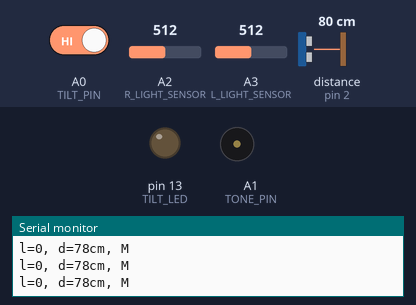
Bench run of a sketch on a simulated Arduino Uno, built with avr-gcc and run on an emulated ATmega328P. Shown: output pins drawn as LEDs (lit = HIGH), buzzer (waves = sounding), the last lines printed to the serial monitor. Wiring (inferred from the names in the program): ultrasonic range finder: trigger pin 3; echo pin 2. Inputs (shaded band) come from the test bench; at power-on: A0 (TILT_PIN) HIGH, A2 (R_LIGHT_SENSOR) = 512, A3 (L_LIGHT_SENSOR) = 512, distance to the obstacle (sensor on pin 2) 80 cm. The echo pulse lasts 58.3 µs per cm; pins used as bus, display or sensor lines are not drawn.

Above: at 2.2 s.
2.3 s: A0 (TILT_PIN) driven LOW
At 3.2 s:
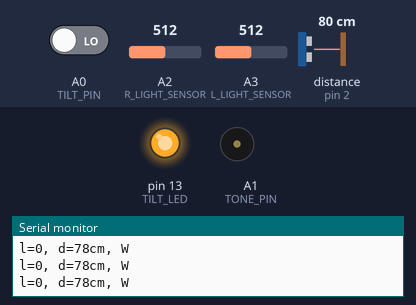
3.8 s: A2 (R_LIGHT_SENSOR) set to 537
8.3 s: A0 (TILT_PIN) driven HIGH
At 9.3 s:
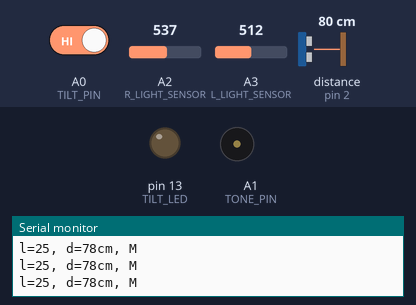
11.3 s: A3 (L_LIGHT_SENSOR) set to 546
14.3 s: A3 (L_LIGHT_SENSOR) set to 562
Timing chart, 0 to 17.3 s (numbered marks = the images above; inputs shaded):
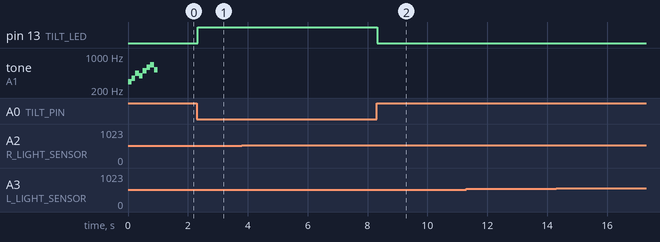

Measured:
- after the input at 2.3 s, pin 13 (TILT_LED): LOW → HIGH at once
- after the input at 8.3 s, pin 13 (TILT_LED): HIGH → LOW at once

The sketch:

BoardTest.ino
```cpp
/*
 * BoardTest.ino
 * Test all components on the board.
 *
 * Connections
 *
 * A0 -> left light sensor
 * A1 - right light sensor
 */
#include "Pitches.h"
#include "UltrasonicSR04.h"
#include "Bounce.h"

// Constants
const byte L_LIGHT_SENSOR = A3;
const byte R_LIGHT_SENSOR = A2;

const byte TONE_PIN = A1;
const int scale[] = {
  NOTE_D4, NOTE_F4, NOTE_A4, NOTE_G4, NOTE_B4, NOTE_D5, NOTE_E5, NOTE_C5
};

const byte US_TRIGGER_PIN = 3;
const byte US_ECHO_PIN = 2;

const byte TILT_PIN = A0;
const byte TILT_LED = 13;

// State variables
int ledState = LOW;
int lightPosition = 0;
UltrasonicSR04 usSensor(US_TRIGGER_PIN, US_ECHO_PIN);
int distance = 0;
Bounce tiltDebouncer = Bounce(TILT_PIN, 5);
int upright = HIGH;


void playScale()
{
  const int NUM_NOTES = sizeof(scale) / sizeof(scale[0]);
  for (int i = 0; i < NUM_NOTES; ++i) {
    tone(TONE_PIN, scale[i], 120);
    delay(125);
  }
}

void setup()
{
  // Light sensor pins.
  pinMode(L_LIGHT_SENSOR, INPUT);
  pinMode(R_LIGHT_SENSOR, INPUT);

  // Buzzer control pin.
  pinMode(TONE_PIN, OUTPUT);

  // Tilt switch and LED.
  pinMode(TILT_PIN, INPUT);
  digitalWrite(TILT_PIN, HIGH);
  pinMode(TILT_LED, OUTPUT);

  Serial.begin(9600);

  playScale();
}

void loop()
{
  // Light direction detection.
  lightPosition = analogRead(R_LIGHT_SENSOR) - analogRead(L_LIGHT_SENSOR);

  // Ultrasonic sensor
  distance = usSensor.distance();

  // Tilt switch.
  tiltDebouncer.update();
  upright = tiltDebouncer.read();
  // upright = digitalRead(TILT_LED);
  digitalWrite(TILT_LED, upright == HIGH ? LOW : HIGH);

  // Print status.
  Serial.print("l=");
  Serial.print(lightPosition);
  Serial.print(", d=");
  Serial.print(distance);
  Serial.print("cm, ");
  Serial.print(upright == HIGH ? "M" : "W");
  Serial.println("");

  // LED heartbeat
  // ledState = (ledState == HIGH ? LOW : HIGH);
  // digitalWrite(13, ledState);
}
```

Pitches.h
```cpp
/*
 * Pitches.h
 * Note frequencies.
 */

#define NOTE_C0  16
#define NOTE_CS0 17
#define NOTE_D0  18
#define NOTE_DS0 19
#define NOTE_E0  21
#define NOTE_F0  22
#define NOTE_FS0 23
#define NOTE_G0  25
#define NOTE_GS0 26
#define NOTE_A0  28
#define NOTE_AS0 29
#define NOTE_B0  31
#define NOTE_C1  33
#define NOTE_CS1 35
#define NOTE_D1  37
#define NOTE_DS1 39
#define NOTE_E1  41
#define NOTE_F1  44
#define NOTE_FS1 46
#define NOTE_G1  49
#define NOTE_GS1 52
#define NOTE_A1  55
#define NOTE_AS1 58
#define NOTE_B1  62
#define NOTE_C2  65
#define NOTE_CS2 69
#define NOTE_D2  73
#define NOTE_DS2 78
#define NOTE_E2  82
#define NOTE_F2  87
#define NOTE_FS2 93
#define NOTE_G2  98
#define NOTE_GS2 104
#define NOTE_A2  110
#define NOTE_AS2 117
#define NOTE_B2  123
#define NOTE_C3  131
#define NOTE_CS3 139
#define NOTE_D3  147
#define NOTE_DS3 156
#define NOTE_E3  165
#define NOTE_F3  175
#define NOTE_FS3 185
#define NOTE_G3  196
#define NOTE_GS3 208
#define NOTE_A3  220
#define NOTE_AS3 233
#define NOTE_B3  247
#define NOTE_C4  262
#define NOTE_CS4 277
#define NOTE_D4  294
#define NOTE_DS4 311
#define NOTE_E4  330
#define NOTE_F4  349
#define NOTE_FS4 370
#define NOTE_G4  392
#define NOTE_GS4 415
#define NOTE_A4  440
#define NOTE_AS4 466
#define NOTE_B4  494
#define NOTE_C5  523
#define NOTE_CS5 554
#define NOTE_D5  587
#define NOTE_DS5 622
#define NOTE_E5  659
#define NOTE_F5  698
#define NOTE_FS5 740
#define NOTE_G5  784
#define NOTE_GS5 831
#define NOTE_A5  880
#define NOTE_AS5 932
#define NOTE_B5  988
#define NOTE_C6  1047
#define NOTE_CS6 1109
#define NOTE_D6  1175
#define NOTE_DS6 1245
#define NOTE_E6  1319
#define NOTE_F6  1397
#define NOTE_FS6 1480
#define NOTE_G6  1568
#define NOTE_GS6 1661
#define NOTE_A6  1760
#define NOTE_AS6 1865
#define NOTE_B6  1976
#define NOTE_C7  2093
#define NOTE_CS7 2217
#define NOTE_D7  2349
#define NOTE_DS7 2489
#define NOTE_E7  2637
#define NOTE_F7  2794
#define NOTE_FS7 2960
#define NOTE_G7  3136
#define NOTE_GS7 3322
#define NOTE_A7  3520
#define NOTE_AS7 3729
#define NOTE_B7  3951
#define NOTE_C8  4186
#define NOTE_CS8 4435
#define NOTE_D8  4699
#define NOTE_DS8 4978
#define NOTE_E8  5274
#define NOTE_F8  5588
#define NOTE_FS8 5920
#define NOTE_G8  6272
#define NOTE_GS8 6645
#define NOTE_A8  7040
#define NOTE_AS8 7459
#define NOTE_B8  7902
```

UltrasonicSR04.cpp
```cpp
// Ultrasonic SR04 sensor implementation
#include "UltrasonicSR04.h"

/**
 * @class UltrasonicSR04
 *
 * This class interfaces to the SR04 ultrasonic sensor.
 * Generally, users will instantiate an instance of this class and then
 * call the @c distance method when they need to measure a
 * distance. This class also provides methods to measure an average
 * distance over a number of pings or explicitly emit pings and read the
 * distance.
 */

/**
 * Maximum time to wait for a return pulse.
 * The SR04 data sheet claims a range of 5 meters (or 29411 microseconds).
 */
const long UltrasonicSR04::PULSE_TIMEOUT = 30000L;

/**
 * Time between pings in average mode.
 */
const int UltrasonicSR04::DEFAULT_DELAY = 10;

/**
 * Number of pings to do in average mode.
 */
const int UltrasonicSR04::DEFAULT_PINGS = 5;

/**
 * Create an ultrasonic sensor controlled by the given pins.
 * @param triggerPin the pin that triggers pulse emission.
 * @param echoPin the pin used to listen for return pulses.
 */
UltrasonicSR04::UltrasonicSR04(int triggerPin, int echoPin)
  : _triggerPin(triggerPin), _echoPin(echoPin), _distance(-1), _autoMode(false)
{
    pinMode(_triggerPin, OUTPUT);
    pinMode(_echoPin, INPUT);
}

/**
 * Measure the distance in centimeters to the nearest object.
 * @return The distance in centimeters to the nearest object. Note that if the
 *         echo times out, there is no object in range and 0 is returned.
 */
long UltrasonicSR04::distance()
{
    _duration = 0;
    digitalWrite(_triggerPin, LOW);
    delayMicroseconds(2);
    digitalWrite(_triggerPin, HIGH);
    delayMicroseconds(10);
    digitalWrite(_triggerPin, LOW);
    delayMicroseconds(2);
    _duration = pulseIn(_echoPin, HIGH, PULSE_TIMEOUT);
    return microsecondsToCentimeter(_duration);
}

/**
 * Measure the average distance in centimeters to the nearest object.
 * This method does multiple pings, eliminates the minimum and maximum
 * ping times and then returns the average distance according to the
 * remaining pings.
 * @param wait The wait time in microseconds betweeen distance pings.
 * @param count The number of pings to average.
 * @return The distance in centimeters to the nearest object. Note that if the
 *         echo times out, there is no object in range and 0 is returned.
 */
long UltrasonicSR04::distanceAvg(int wait, int count) {
  long minDist = 999;
  long maxDist = 0;
  long avgDist = 0;
  long dist = 0;

  // Make sure parameters are sane.
  wait = max(25, wait);
  count = max(1, count);

  // Do multiple pings and average.
  for (int i = 0; i < count + 2; ++i) {
    dist = distance();
    minDist = min(minDist, dist);
    maxDist = max(maxDist, dist);
    avgDist += dist;
  }

  // Substract highest and lowest value from the average.
  avgDist -= (maxDist + minDist);
  avgDist /= count;
  return avgDist;
}

/**
 * Sends a single ping and measures the distance to the nearest object.
 * The caller must subsequently call @c getDistance to get the measured
 * distance.
 */
void UltrasonicSR04::ping()
{
  _distance = distance();
}

/**
 * Gets the distance measured by the last @c ping call.
 * @return The distance to the nearest object in centimeters from the last
 *         @c ping call.
 */
long UltrasonicSR04::getDistance() {
  return _distance;
}

/**
 * Converts pulse length to distance.
 * The goes from the pulse length in microseconds to the distance in
 * centimeters.
 * @param duration The pulse time in microseconds.
 * @return The distance in centimeters corresponding to the given pulse
 *         length.
 */
long UltrasonicSR04::microsecondsToCentimeter(long duration)
{
  return duration * 100 / 5882;
}
```

UltrasonicSR04.h
```cpp
// UltrasonicSR04
// Library for use with SR04 ultrasonic sensor.
#ifndef ULTRASONICSR04_H
#define ULTRASONICSR04_H

#if defined(ARDUINO) && ARDUINO >= 100
    #include "Arduino.h"
#else
    #include "WProgram.h"
#endif

#include <inttypes.h>


class UltrasonicSR04 {
public:

  UltrasonicSR04(int triggerPin, int echoPin);

  long distance();
  long distanceAvg(int wait = DEFAULT_DELAY, int count = DEFAULT_PINGS);
  void ping();
  long getDistance();

private:
  static const long PULSE_TIMEOUT;
  static const int DEFAULT_DELAY;
  static const int DEFAULT_PINGS;

  long microsecondsToCentimeter(long duration);

  int _triggerPin;
  int _echoPin;
  long _duration;
  long _distance;
  bool _autoMode;
};

#endif // ULTRASONICSR04_H
```
